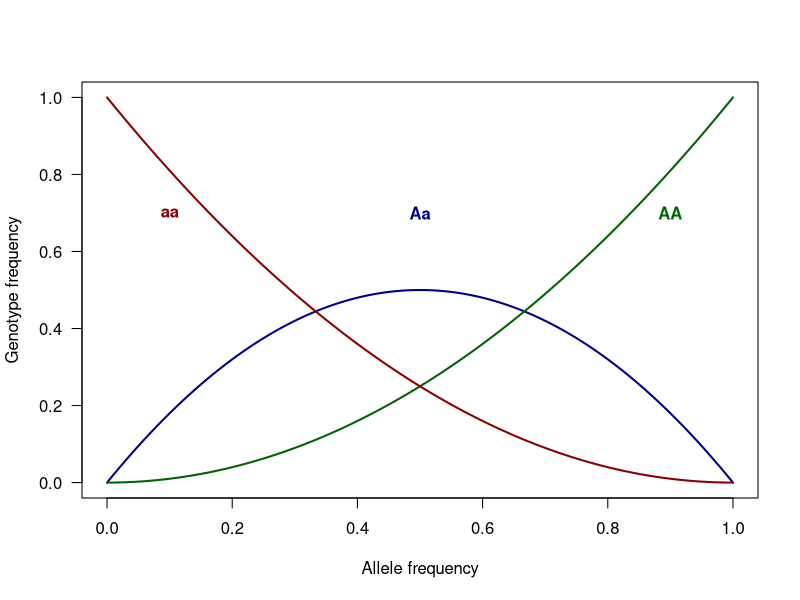
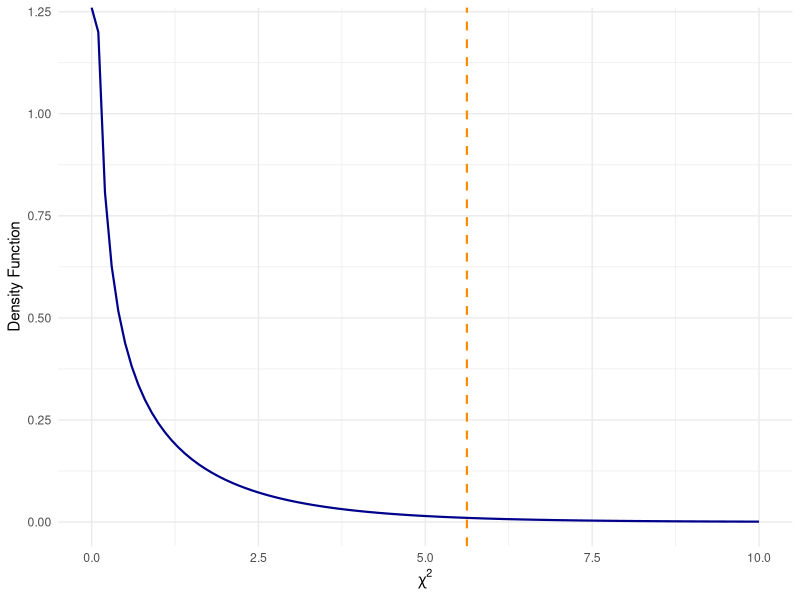
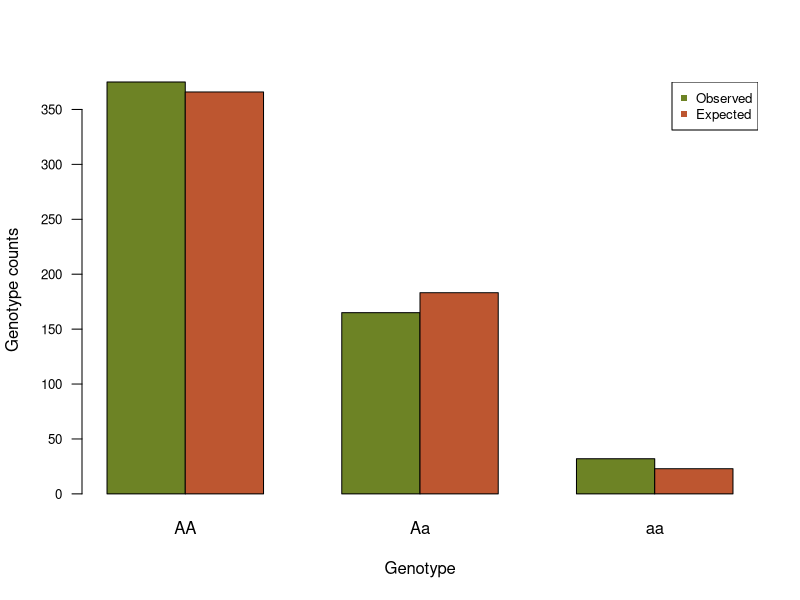
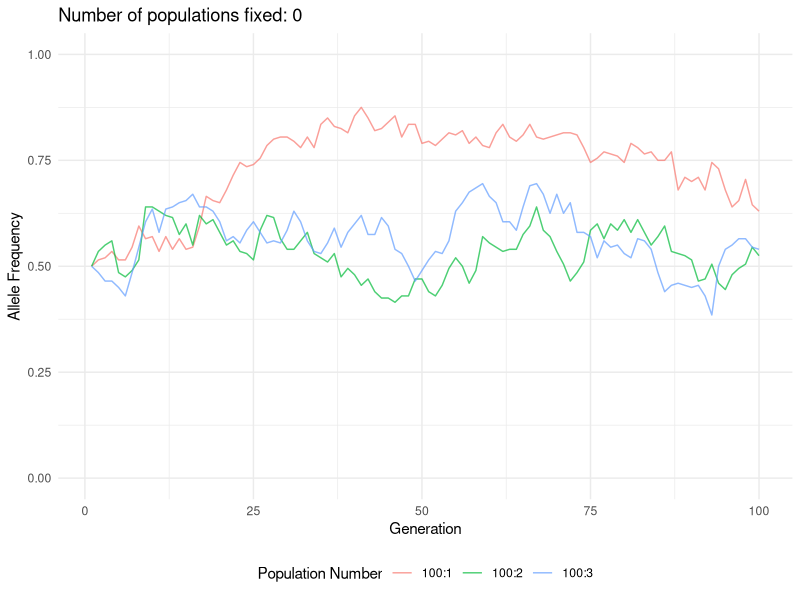
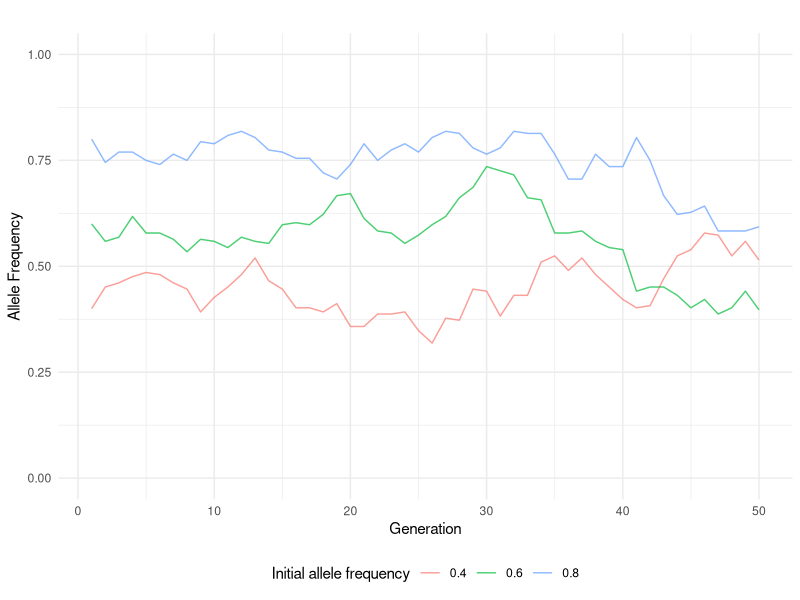
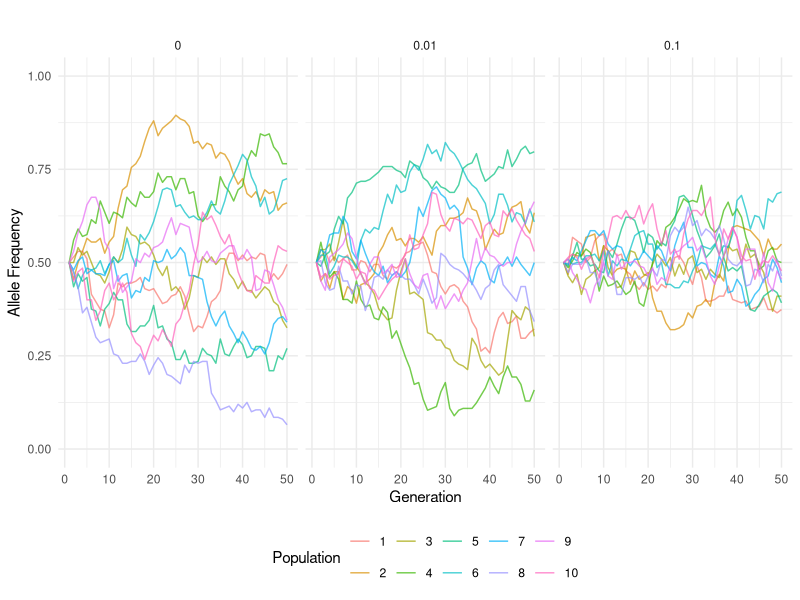

These charts were generated, in order, by the following R code:
## ---- chunk 1
knitr::opts_chunk$set(echo = TRUE)
knitr::opts_knit$set(root.dir = "/Users/fs61oo/Documents/GitHub/AAU-human-genomics/")
library(ggplot2)
library(patchwork)
set.seed(666)
## ---- chunk 2
curve(2*x*(1-x),col="darkblue", ylim=c(0,1), lwd=2, xlab="Allele frequency", ylab="Genotype frequency", las=1)
  text(x=0.5, y=0.7, labels="Aa", col="darkblue", font=2)
curve(x**2,col="darkgreen", add=T, ylab="NULL", ylim=c(0,1), lwd=2)
  text(x=0.9, y=0.7, labels="AA", col="darkgreen", font=2)
curve((1-x)**2,col="darkred",add=T, ylab="NULL", ylim=c(0,1),lwd=2)
  text(x=0.1, y=0.7, labels="aa", col="darkred", font=2)
## ---- chunk 3
chi2 <- 5.622959
pval <- 0.01772669
geno <- c(375, 165, 32)
expe <- c(365.92, 183.16, 22.92002)
dat <- matrix(c(geno,expe),nrow=2, byrow=T)
## ---- chunk 4
x <- seq(0, 10, 0.1)
y <- dchisq(x, df = 1)
df <- data.frame(x = x, y = y)
ggplot(data = df, aes(x = x, y = y)) +
  geom_line(color = "darkblue", linewidth = .75) +
  geom_vline(xintercept = chi2, linewidth = .75, color = "darkorange", linetype = "dashed") + 
  labs(y = "Density Function",
       x = expression(chi^2)) + 
  theme_minimal()
## ---- chunk 5
barplot(dat, beside=T, col=c("#6D8325FF", "#BD5630FF"), names.arg=c("AA","Aa","aa"), las=1, cex.axis=.8, xlab="Genotype", ylab="Genotype counts")
legend("topright",legend=c("Observed", "Expected"),pch=15, col=c("#6D8325FF", "#BD5630FF"), cex=.8)
## ---- chunk 6
# Function to simulate allele frequency across generations for multiple populations
sim <- function(pop_size, generations, num_populations = 1, allele_freqs = 0.5) {
  
  # Create a list to store allele frequencies for each population
  freq_matrix_list <- vector("list", num_populations)
  
  # Run the simulations
  for (p in 1:num_populations) {
    allele_freq <- allele_freqs[p]
    freq_matrix <- matrix(NA, nrow = generations, ncol = 1)
    current_freq <- allele_freq
    freq_matrix[1, 1] <- current_freq  # Store the initial allele frequency
      
    for (gen in 2:generations) {
      # Simulate the allele frequency for the next generation using binomial sampling
      a <- rbinom(1, 2*pop_size, current_freq) 
      current_freq <- a/(2*pop_size)
      freq_matrix[gen, 1] <- current_freq
    }
    
    freq_matrix_list[[p]] <- freq_matrix
  }
  
  return(freq_matrix_list)
}
## ---- chunk 7
  run_sim <- function(population_sizes=NULL, generations=NULL, num_populations=NULL, initial_allele_freqs=NULL){
    # Store the results in a data frame
    results <- data.frame()

    # Run the simulation for different population sizes
    for (pop_size in population_sizes) {
      freq_matrix_list <- sim(pop_size,generations,num_populations,allele_freqs = initial_allele_freqs)
  
      # Prepare the data for plotting
      for (p in 1:num_populations) {
        freq_matrix <- freq_matrix_list[[p]]
        temp_df <- data.frame(
          generation = rep(1:generations),
          freq = as.vector(freq_matrix),
          population_size = rep(pop_size, generations),
          population_num = rep(p, generations))
      results <- rbind(results, temp_df)
      }
    }
    
  return(results)
  }
## ---- chunk 8
# Parameters
  population_sizes <- 100
  generations <- 100
  num_populations <- 3
  initial_allele_freqs <- rep(0.5,num_populations)

  sim.res <- run_sim(population_sizes=population_sizes, 
                     generations=generations, 
                     num_populations=num_populations, 
                     initial_allele_freqs=initial_allele_freqs)

# Count how many populations that has been fixed  
  sim.res$fixed <- paste(sim.res$population_size,":",sim.res$population_num,sep="")
  is.fixed <- NULL
  for(pop in unique(sim.res$fixed)){
    is.fixed <- c(is.fixed, any(sim.res[sim.res$fixed==pop,]$freq==0 | sim.res[sim.res$fixed==pop,]$freq==1))
  }
## ---- chunk 9
  ggplot(sim.res, aes(x = generation, y = freq, 
                      group = interaction(population_size, population_num), 
                      color = as.factor(fixed))) +
    geom_line(alpha = 0.7) +
    labs(title = paste("Number of populations fixed:", sum(is.fixed)),
       x = "Generation",
       y = "Allele Frequency",
       color = "Population Number") +
    scale_y_continuous(limits = c(0, 1)) +
    theme_minimal() +
    theme(legend.position = "bottom") 

## ---- chunk 10
# Function to simulate allele frequency changes with drift, migration, and mutation
sim <- function(pop_size, generations, num_populations = 1, allele_freqs = 0.5, 
                migration_rate = 0, migrant_freq = 0.5, mu = 0) {
  
  # Create a list to store allele frequencies for each population
  freq_matrix_list <- vector("list", num_populations)
  
  # Run the simulations
  for (p in 1:num_populations) {
    allele_freq <- allele_freqs[p]
    freq_matrix <- matrix(NA, nrow = generations, ncol = 1)
    current_freq <- allele_freq
    freq_matrix[1, 1] <- current_freq  # Store the initial allele frequency
    
    for (gen in 2:generations) {
      # Step 1: Genetic Drift (Binomial Sampling)
      a <- rbinom(1, 2 * pop_size, current_freq) 
      current_freq <- a / (2 * pop_size)
      
      # Step 2: Migration Effect
      if (migration_rate > 0) {
        current_freq <- (1 - migration_rate) * current_freq + migration_rate * migrant_freq
      }
      
      # Step 3: Mutation Effect
      if (mu > 0) {
        current_freq <- (1 - mu) * current_freq + mu * (1 - current_freq)
      }
      
      freq_matrix[gen, 1] <- current_freq
    }
    
    freq_matrix_list[[p]] <- freq_matrix
  }
  
  return(freq_matrix_list)
}
## ---- chunk 11
# Setup parameters for simulations allowing mutations
  pop_size <- 100
  generations <- 50
  num_populations <- 3
  allele_freqs <- c(0.4, 0.6, 0.8)
  migration_rate <- 0
  mu <- 0.01
  
  sim.res <- sim(pop_size = pop_size, 
                 generations = generations, 
                 num_populations = num_populations, 
                 allele_freqs = allele_freqs, 
                 migration_rate = migration_rate, 
                 mu = mu)

  sim.res <- do.call(rbind,sim.res)
  sim.res <- data.frame(freq=sim.res[,1], 
                        generation=rep(1:generations, num_populations),
                        af=sort(rep(allele_freqs, generations)))

## ---- chunk 12
  ggplot(sim.res, aes(x = generation, y = freq, 
                      color = as.factor(af))) +
    geom_line(alpha = 0.7) +
    labs(title ="",
       x = "Generation",
       y = "Allele Frequency",
       color = "Initial allele frequency") +
    scale_y_continuous(limits = c(0, 1)) +
    theme_minimal() +
    theme(legend.position = "bottom") 

## ---- chunk 13
# Setup parameters for simulations allowing migration
  pop_size <- 100
  generations <- 50
  num_populations <- 10
  allele_freqs <- rep(0.5,10)
  mu <- 0
  
  m <- c(0,0.01,0.1)
  sim.res <- vector(length(m),mode="list")
  for(i in 1:length(m)){
  
    tmp.res <- sim(pop_size = pop_size, 
                 generations = generations, 
                 num_populations = num_populations, 
                 allele_freqs = allele_freqs, 
                 migration_rate = m[i], 
                 mu = mu)

    tmp.res <- do.call(rbind,tmp.res)
    tmp.res <- data.frame(freq=tmp.res[,1], 
                        generation=rep(1:generations, num_populations),
                        pop=sort(rep(1:num_populations,generations)),
                        migration=rep(m[i],nrow(tmp.res)))

    sim.res[[i]] <- tmp.res  
  }
sim.res <- do.call(rbind,sim.res)
  
## ---- chunk 14
 ggplot(sim.res, aes(x = generation, y = freq, 
                      color = as.factor(pop))) +
      facet_wrap(~ migration) +
      geom_line(alpha = 0.7) +
      labs(title ="",
         x = "Generation",
         y = "Allele Frequency",
         color = "Population") +
      scale_y_continuous(limits = c(0, 1)) +
      theme_minimal() +
      theme(legend.position = "bottom") 
